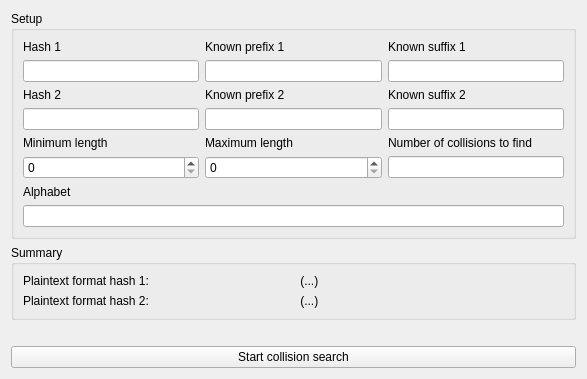
<?xml version="1.0" encoding="UTF-8"?>
<ui version="4.0">
 <class>KMPAttackWidget</class>
 <widget class="QWidget" name="KMPAttackWidget">
  <property name="geometry">
   <rect>
    <x>0</x>
    <y>0</y>
    <width>587</width>
    <height>379</height>
   </rect>
  </property>
  <property name="windowTitle">
   <string>Form</string>
  </property>
  <layout class="QVBoxLayout" name="verticalLayout">
   <item>
    <widget class="QGroupBox" name="gbSetup">
     <property name="sizePolicy">
      <sizepolicy hsizetype="Preferred" vsizetype="Fixed">
       <horstretch>0</horstretch>
       <verstretch>0</verstretch>
      </sizepolicy>
     </property>
     <property name="title">
      <string>Setup</string>
     </property>
     <layout class="QGridLayout" name="gridLayout">
      <item row="1" column="2">
       <widget class="QLineEdit" name="suffix1Input"/>
      </item>
      <item row="3" column="2">
       <widget class="QLabel" name="lblSuffix2">
        <property name="text">
         <string>Known suffix 2</string>
        </property>
       </widget>
      </item>
      <item row="7" column="1">
       <widget class="QSpinBox" name="maxLength"/>
      </item>
      <item row="0" column="2">
       <widget class="QLabel" name="lblSuffix1">
        <property name="text">
         <string>Known suffix 1</string>
        </property>
       </widget>
      </item>
      <item row="5" column="0">
       <widget class="QLineEdit" name="hash2Input"/>
      </item>
      <item row="8" column="0">
       <widget class="QLabel" name="lblAlphabet">
        <property name="text">
         <string>Alphabet</string>
        </property>
       </widget>
      </item>
      <item row="6" column="0">
       <widget class="QLabel" name="lblMinLen">
        <property name="text">
         <string>Minimum length</string>
        </property>
       </widget>
      </item>
      <item row="3" column="0">
       <widget class="QLabel" name="lblHash2">
        <property name="text">
         <string>Hash 2</string>
        </property>
       </widget>
      </item>
      <item row="3" column="1">
       <widget class="QLabel" name="lblPrefix2">
        <property name="text">
         <string>Known prefix 2</string>
        </property>
       </widget>
      </item>
      <item row="0" column="1">
       <widget class="QLabel" name="lblPrefix1">
        <property name="text">
         <string>Known prefix 1</string>
        </property>
       </widget>
      </item>
      <item row="7" column="0">
       <widget class="QSpinBox" name="minLength"/>
      </item>
      <item row="5" column="2">
       <widget class="QLineEdit" name="suffix2Input"/>
      </item>
      <item row="1" column="0">
       <widget class="QLineEdit" name="hash1Input"/>
      </item>
      <item row="1" column="1">
       <widget class="QLineEdit" name="prefix1Input"/>
      </item>
      <item row="6" column="1">
       <widget class="QLabel" name="lblMaxLen">
        <property name="text">
         <string>Maximum length</string>
        </property>
       </widget>
      </item>
      <item row="5" column="1">
       <widget class="QLineEdit" name="prefix2Input"/>
      </item>
      <item row="0" column="0">
       <widget class="QLabel" name="lblHash1">
        <property name="text">
         <string>Hash 1</string>
        </property>
       </widget>
      </item>
      <item row="9" column="0" colspan="3">
       <widget class="QLineEdit" name="alphabetInput"/>
      </item>
      <item row="6" column="2">
       <widget class="QLabel" name="lblNumColls">
        <property name="text">
         <string>Number of collisions to find</string>
        </property>
       </widget>
      </item>
      <item row="7" column="2">
       <widget class="QLineEdit" name="numCollsInput"/>
      </item>
     </layout>
    </widget>
   </item>
   <item>
    <widget class="QGroupBox" name="gbSummary">
     <property name="sizePolicy">
      <sizepolicy hsizetype="Preferred" vsizetype="Fixed">
       <horstretch>0</horstretch>
       <verstretch>0</verstretch>
      </sizepolicy>
     </property>
     <property name="title">
      <string>Summary</string>
     </property>
     <layout class="QGridLayout" name="gridLayout_3">
      <item row="0" column="0">
       <widget class="QLabel" name="lblPlainF1">
        <property name="sizePolicy">
         <sizepolicy hsizetype="Preferred" vsizetype="Preferred">
          <horstretch>0</horstretch>
          <verstretch>0</verstretch>
         </sizepolicy>
        </property>
        <property name="text">
         <string>Plaintext format hash 1:</string>
        </property>
       </widget>
      </item>
      <item row="0" column="1">
       <widget class="QLabel" name="lblPlainOut1">
        <property name="text">
         <string> (...)&lt;unknown&gt;</string>
        </property>
       </widget>
      </item>
      <item row="1" column="0">
       <widget class="QLabel" name="lblPlainF2">
        <property name="text">
         <string>Plaintext format hash 2:</string>
        </property>
       </widget>
      </item>
      <item row="1" column="1">
       <widget class="QLabel" name="lblPlainOut2">
        <property name="text">
         <string> (...)&lt;unknown&gt;</string>
        </property>
       </widget>
      </item>
     </layout>
    </widget>
   </item>
   <item>
    <spacer name="verticalSpacer">
     <property name="orientation">
      <enum>Qt::Vertical</enum>
     </property>
     <property name="sizeHint" stdset="0">
      <size>
       <width>20</width>
       <height>40</height>
      </size>
     </property>
    </spacer>
   </item>
   <item>
    <widget class="QPushButton" name="pushButton">
     <property name="text">
      <string>Start collision search</string>
     </property>
    </widget>
   </item>
  </layout>
 </widget>
 <tabstops>
  <tabstop>hash1Input</tabstop>
  <tabstop>prefix1Input</tabstop>
  <tabstop>suffix1Input</tabstop>
  <tabstop>hash2Input</tabstop>
  <tabstop>prefix2Input</tabstop>
  <tabstop>suffix2Input</tabstop>
  <tabstop>minLength</tabstop>
  <tabstop>maxLength</tabstop>
  <tabstop>numCollsInput</tabstop>
  <tabstop>alphabetInput</tabstop>
  <tabstop>pushButton</tabstop>
 </tabstops>
 <resources/>
 <connections/>
</ui>
